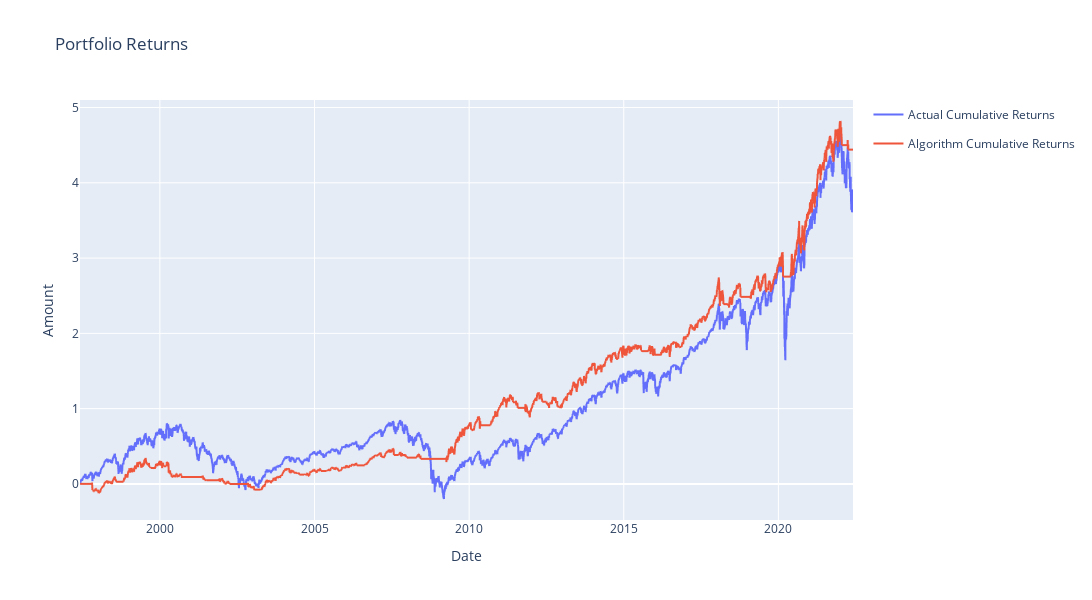

Notebook cell for this chart:
### Code cell
plot_returns(dmac_ptf_df)

### Figure 1 — Plotly figure (JSON) as saved in the notebook; plotly's stock layout.template omitted (floating-point values rounded to 4 significant figures; data arrays with more than 128 entries replaced by an {"elided": "..."} marker saying what was removed)
{"data": [{"hovertemplate": "variable=Actual Cumulative Returns<br>Date=%{x}<br>value=%{y}<extra></extra>", "legendgroup": "Actual Cumulative Returns", "line": {"color": "#636efa", "dash": "solid"}, "marker": {"symbol": "circle"}, "mode": "lines", "name": "Actual Cumulative Returns", "showlegend": true, "type": "scattergl", "x": {"elided": "6292 str values"}, "xaxis": "x", "y": {"elided": "6292 float values"}, "yaxis": "y"}, {"hovertemplate": "variable=Algorithm Cumulative Returns<br>Date=%{x}<br>value=%{y}<extra></extra>", "legendgroup": "Algorithm Cumulative Returns", "line": {"color": "#EF553B", "dash": "solid"}, "marker": {"symbol": "circle"}, "mode": "lines", "name": "Algorithm Cumulative Returns", "showlegend": true, "type": "scattergl", "x": {"elided": "6292 str values"}, "xaxis": "x", "y": {"elided": "6292 float values"}, "yaxis": "y"}], "layout": {"height": 600, "title": {"text": "Portfolio Returns"}, "width": 1200, "xaxis": {"title": {"text": "Date"}}, "yaxis": {"title": {"text": "Amount"}}}}
